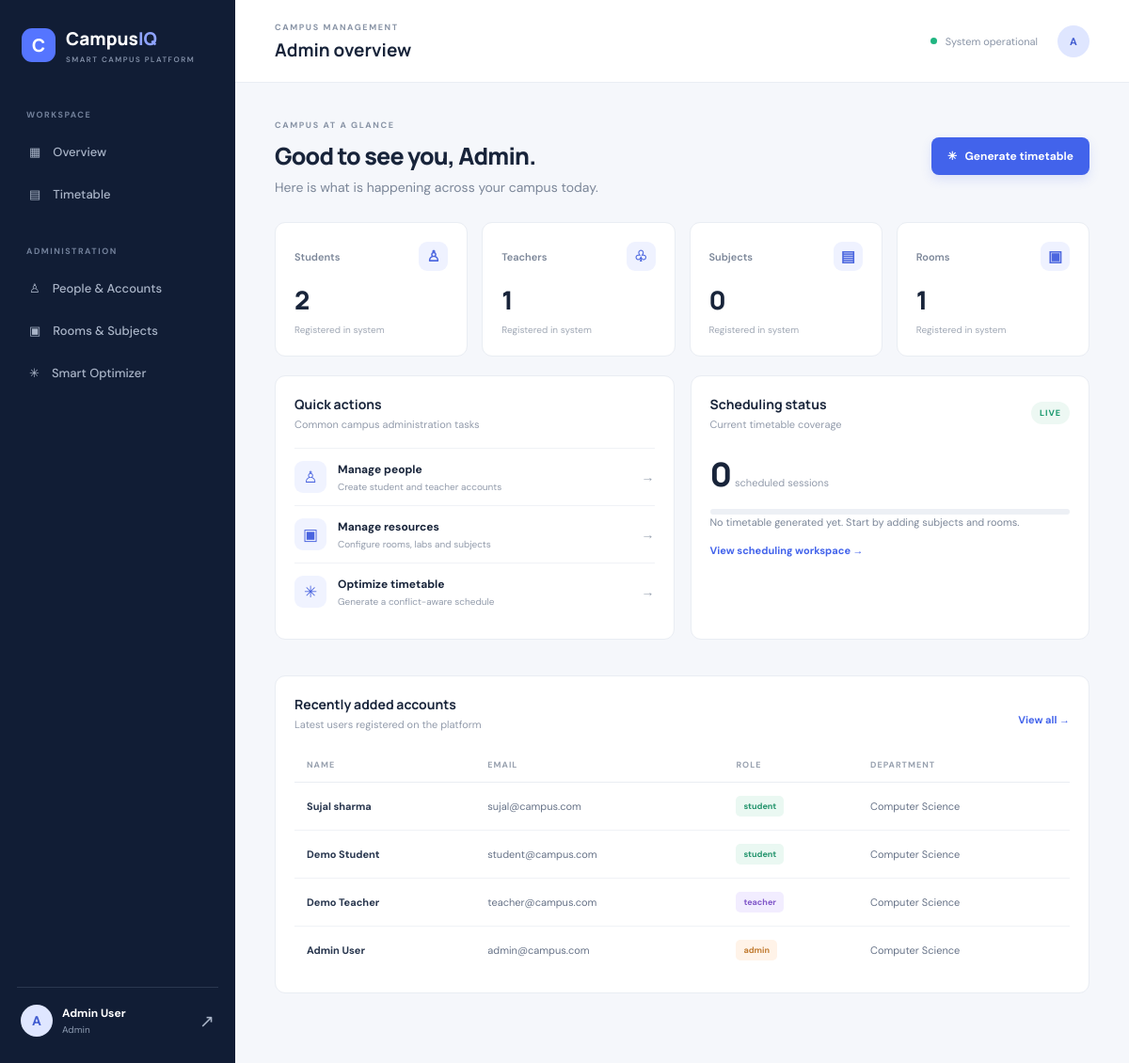
The page /dashboard (signed in) on the database its author committed.
### app.py (models this page shows, shortened)
class User(UserMixin, db.Model):
    id = db.Column(db.Integer, primary_key=True)
    name = db.Column(db.String(100), nullable=False)
    email = db.Column(db.String(120), unique=True, nullable=False)
    password_hash = db.Column(db.String(255), nullable=False)
    role = db.Column(db.String(20), nullable=False)
    department = db.Column(db.String(100), default='Computer Science')
    roll_no = db.Column(db.String(40))

### app.py (the view, shortened to what this page needs)
@app.route('/dashboard')
@login_required
def dashboard():
    if current_user.role == 'admin':
        stats = {'Students': User.query.filter_by(role='student').count(), 'Teachers': User.query.filter_by(role='teacher').count(), 'Subjects': Subject.query.count(), 'Rooms': Room.query.count()}
        return render_template('admin.html', stats=stats, timetable_count=Timetable.query.count(), users=User.query.order_by(User.id.desc()).limit(6).all())

### app.py (called while the page is built)
@login_manager.user_loader
def load_user(user_id): return db.session.get(User, int(user_id))

@app.context_processor
def inject_globals(): return {'DAYS': DAYS, 'SLOTS': SLOTS}

### templates/admin.html
{% extends 'base.html' %}{% block page_heading %}Admin overview{% endblock %}{% block content %}<div class="welcome-row"><div><span class="eyebrow">CAMPUS AT A GLANCE</span><h1>Good to see you, {{ current_user.name.split()[0] }}.</h1><p class="muted">Here is what is happening across your campus today.</p></div><a class="btn primary" href="{{ url_for('optimize') }}">✳ &nbsp; Generate timetable</a></div><div class="stats-grid">{% for label,value in stats.items() %}<div class="stat-card"><div class="stat-top"><span>{{ label }}</span><span class="stat-icon">{% if label=='Students' %}♙{% elif label=='Teachers' %}♧{% elif label=='Subjects' %}▤{% else %}▣{% endif %}</span></div><strong>{{ value }}</strong><small>Registered in system</small></div>{% endfor %}</div><div class="grid-two"><div class="panel"><div class="panel-head"><div><h3>Quick actions</h3><p>Common campus administration tasks</p></div></div><div class="action-list"><a href="{{ url_for('users') }}"><span class="action-icon">♙</span><span><b>Manage people</b><small>Create student and teacher accounts</small></span><i>→</i></a><a href="{{ url_for('resources') }}"><span class="action-icon">▣</span><span><b>Manage resources</b><small>Configure rooms, labs and subjects</small></span><i>→</i></a><a href="{{ url_for('optimize') }}"><span class="action-icon">✳</span><span><b>Optimize timetable</b><small>Generate a conflict-aware schedule</small></span><i>→</i></a></div></div><div class="panel"><div class="panel-head"><div><h3>Scheduling status</h3><p>Current timetable coverage</p></div><span class="pill">LIVE</span></div><div class="big-number">{{ timetable_count }}<small> scheduled sessions</small></div><div class="progress"><span style="width:{{ 100 if timetable_count else 0 }}%"></span></div><p class="muted small">{% if timetable_count %}A timetable is available for campus users.{% else %}No timetable generated yet. Start by adding subjects and rooms.{% endif %}</p><a class="text-link" href="{{ url_for('optimize') }}">View scheduling workspace →</a></div></div><div class="panel"><div class="panel-head"><div><h3>Recently added accounts</h3><p>Latest users registered on the platform</p></div><a class="text-link" href="{{ url_for('users') }}">View all →</a></div><div class="table-wrap"><table><thead><tr><th>NAME</th><th>EMAIL</th><th>ROLE</th><th>DEPARTMENT</th></tr></thead><tbody>{% for u in users %}<tr><td><b>{{ u.name }}</b></td><td>{{ u.email }}</td><td><span class="role-tag {{ u.role }}">{{ u.role }}</span></td><td>{{ u.department }}</td></tr>{% else %}<tr><td colspan="4">No accounts yet.</td></tr>{% endfor %}</tbody></table></div></div>{% endblock %}

### templates/base.html
<!doctype html><html lang="en"><head><meta charset="utf-8"><meta name="viewport" content="width=device-width,initial-scale=1"><title>{% block title %}CampusIQ{% endblock %} | Smart Campus</title><link rel="stylesheet" href="{{ url_for('static',filename='style.css') }}"></head><body>{% if current_user.is_authenticated %}<aside class="sidebar"><a class="brand" href="{{ url_for('dashboard') }}"><span class="brand-icon">C</span><span>Campus<span class="brand-light">IQ</span><small>SMART CAMPUS PLATFORM</small></span></a><div class="side-label">WORKSPACE</div><a class="nav-link" href="{{ url_for('dashboard') }}">▦ <span>Overview</span></a><a class="nav-link" href="{{ url_for('timetable') }}">▤ <span>Timetable</span></a>{% if current_user.role=='admin' %}<div class="side-label">ADMINISTRATION</div><a class="nav-link" href="{{ url_for('users') }}">♙ <span>People & Accounts</span></a><a class="nav-link" href="{{ url_for('resources') }}">▣ <span>Rooms & Subjects</span></a><a class="nav-link" href="{{ url_for('optimize') }}">✳ <span>Smart Optimizer</span></a>{% elif current_user.role=='teacher' %}<div class="side-label">TEACHING</div><a class="nav-link" href="{{ url_for('availability') }}">◷ <span>My Availability</span></a>{% endif %}<div class="sidebar-bottom"><div class="avatar">{{ current_user.name[:1]|upper }}</div><div class="user-mini"><b>{{ current_user.name }}</b><small>{{ current_user.role|title }}</small></div><a class="logout" href="{{ url_for('logout') }}">↗</a></div></aside>{% endif %}<main class="main {% if not current_user.is_authenticated %}main-auth{% endif %}">{% if current_user.is_authenticated %}<header class="topbar"><div><span class="eyebrow">CAMPUS MANAGEMENT</span><h2>{% block page_heading %}Overview{% endblock %}</h2></div><div class="top-right"><span class="status-dot"></span><span>System operational</span><div class="top-avatar">{{ current_user.name[:1]|upper }}</div></div></header>{% endif %}<section class="content">{% with messages=get_flashed_messages(with_categories=true) %}{% for category,message in messages %}<div class="flash {{ category }}">{{ message }}</div>{% endfor %}{% endwith %}{% block content %}{% endblock %}</section></main></body></html>

### rows shown on the page
User: name "A", name "Admin User", role "Admin", name "Admin", email "admin@campus.com", role "admin", department "Computer Science"
User: name "Sujal sharma", email "sujal@campus.com", role "student", department "Computer Science"
User: name "Demo Student", email "student@campus.com", role "student", department "Computer Science"
User: name "Demo Teacher", email "teacher@campus.com", role "teacher", department "Computer Science"

### other values the page prints
{{ label }} "Students" "Teachers" "Subjects" "Rooms"
{{ value }} "2" "1" "0" "1"
{{ timetable_count }} "0"
